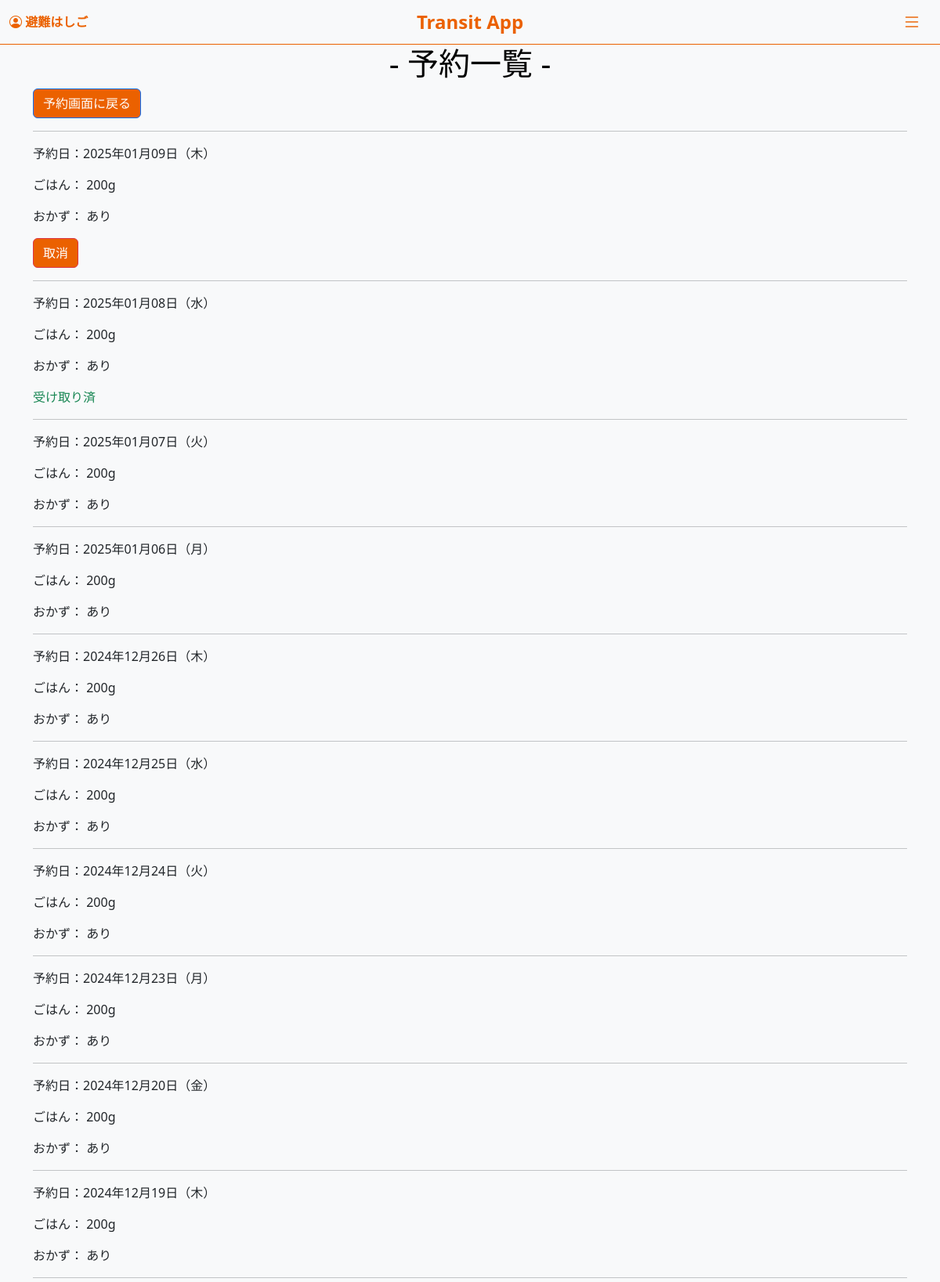
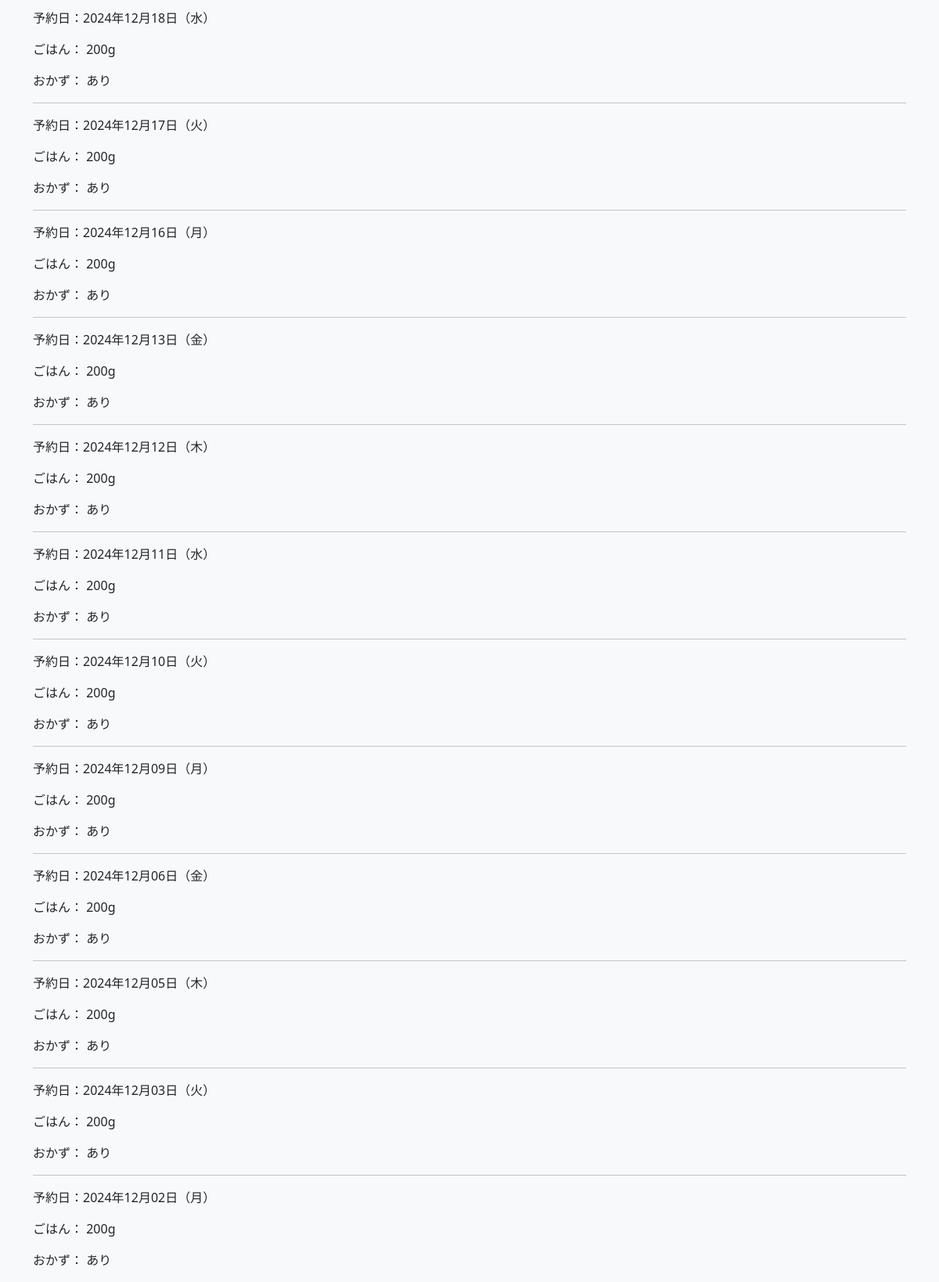
The page /reservation_list/ (signed in) on the database its author committed (2 pictures, top to bottom).
### accounts/models.py (models this page shows, shortened)
class BentoReservation(models.Model):
    user = models.ForeignKey(User, on_delete=models.CASCADE, related_name='reservations')
    reservation_date = models.DateField()
    side_dish = models.BooleanField(default=False)
    rice = models.BooleanField(default=False)
    rice_gram = models.IntegerField(null=True, blank=True)
    received = models.BooleanField(default=False)
    memo = models.TextField(blank=True, null=True)
    transfer_user = models.ForeignKey(User, on_delete=models.SET_NULL, null=True, blank=True, related_name='transferred_reservations')
    original_user = models.ForeignKey(User, on_delete=models.SET_NULL, null=True, blank=True, related_name='original_reservations')
    created_at = models.DateTimeField(auto_now_add=True, null=True)  # null=True を追加
    @property
    def can_cancel(self):
        cancel_deadline = self.reservation_date - timedelta(days=1)
        cancel_deadline_time = timezone.make_aware(datetime.combine(cancel_deadline, time(15, 0, 0)))
        return timezone.now() < cancel_deadline_time
    class Meta:
        verbose_name = "弁当予約"
        verbose_name_plural = "弁当予約一覧"

### accounts/views.py (the view)
# urls.py: path('reservation_list/', views.reservation_list, name='reservation_list'),
@login_required
def reservation_list(request):
    start_date = request.GET.get('start_date')
    end_date = request.GET.get('end_date')
    today = timezone.localdate()  # 現在の日付を取得
    reservations = BentoReservation.objects.filter(user=request.user)
    if start_date:
        reservations = reservations.filter(reservation_date__gte=start_date)
    if end_date:
        reservations = reservations.filter(reservation_date__lte=end_date)
    reservations = reservations.order_by('-reservation_date')
    return render(request, 'accounts/reservation_list.html', {
        'reservations': reservations,
        'start_date': start_date,
        'end_date': end_date,
        'today': today,  # テンプレートに渡す
    })

### accounts/templates/accounts/reservation_list.html
{% extends "accounts/base.html" %}
{% block content %}
<h1 class="text-center">- 予約一覧 -</h1>
<a href="{% url 'bento_reservation' %}" class="btn btn-primary">予約画面に戻る</a>
<div class="reservation-cards">
    {% for reservation in reservations %}
        <hr>
        <p>予約日：{{ reservation.reservation_date|date:"Y年m月d日（D）" }}</p>
        <div class="reservation-content">
            <p>ごはん：{% if reservation.rice %} {{ reservation.rice_gram }}g {% else %}なし{% endif %}</p>
            <p>おかず：{% if reservation.side_dish %} あり {% else %}なし{% endif %}</p>
        </div>
        {% if reservation.can_cancel %}
            <a href="{% url 'cancel_reservation' reservation.id %}" class="btn btn-danger">取消</a>
        {% endif %}
        {% if reservation.reservation_date == today %}
            {% if not reservation.received %}
                <form method="POST" action="{% url 'receive_bento' reservation.id %}">
                    {% csrf_token %}
                    <button type="submit" class="btn btn-success">弁当受取</button>
                </form>
            {% else %}
                <p class="text-success">受け取り済</p>
            {% endif %}
        {% endif %}
    {% endfor %}
</div>
{% endblock %}

### accounts/templates/accounts/base.html (shortened to what this page needs)
<!DOCTYPE html>
<html lang="ja">
<head>
    <link href="https://cdn.jsdelivr.net/npm/bootstrap@5.3.0/dist/css/bootstrap.min.css" rel="stylesheet">
    <link href="https://cdn.jsdelivr.net/npm/bootstrap-icons/font/bootstrap-icons.css" rel="stylesheet">
</head>
<body>
    <nav class="navbar navbar-light">
        <div class="container-fluid">
            {% if user.is_authenticated %}
                <span class="navbar-text">
                    <i class="bi bi-person-circle"></i> <strong>{{ user.username }}</strong>
                </span>
            {% else %}
                <a href="{% url 'login' %}" class="navbar-text">ログイン</a>
            {% endif %}
            <div class="navbar-brand">Transit App</div>
            <button class="navbar-toggler" type="button" data-bs-toggle="offcanvas" data-bs-target="#offcanvasMenu" aria-controls="offcanvasMenu">
                <i class="bi bi-list"></i>
            </button>
        </div>
    </nav>
    <div class="container">
        {% block content %}
        {% endblock content %}
    </div>
</body>
</html>

### accounts/templates/accounts/base.html (style rules this page uses)
body { background-color: #f8f9fa; }
.navbar { background-color: transparent; border-bottom: 1px solid #eb6100; justify-content: center; }
.navbar-text { margin-right: auto; color: #EB6100; font-size: 16px; }
.navbar-brand { color: #EB6100; font-size: 24px; font-weight: bold; position: absolute; left: 50%; transform: translateX(-50%); }
.navbar-toggler { border: none; margin-left: auto; outline: none; box-shadow: none; }
.navbar-toggler i { font-size: 24px; color: #EB6100; }
.text-center { color: #000000; }
.btn { background-color: #EB6100; color: white; }

### rows shown on the page
BentoReservation: reservation_date "2025年01月09日（木）", rice_gram "200", side_dish "あり", shows "取消"
BentoReservation: reservation_date "2025年01月08日（水）", rice_gram "200", side_dish "あり", received "受け取り済"
BentoReservation: reservation_date "2025年01月07日（火）", rice_gram "200", side_dish "あり"
BentoReservation: reservation_date "2025年01月06日（月）", rice_gram "200", side_dish "あり"
BentoReservation: reservation_date "2024年12月26日（木）", rice_gram "200", side_dish "あり"
BentoReservation: reservation_date "2024年12月25日（水）", rice_gram "200", side_dish "あり"
BentoReservation: reservation_date "2024年12月24日（火）", rice_gram "200", side_dish "あり"
BentoReservation: reservation_date "2024年12月23日（月）", rice_gram "200", side_dish "あり"
BentoReservation: reservation_date "2024年12月20日（金）", rice_gram "200", side_dish "あり"
BentoReservation: reservation_date "2024年12月19日（木）", rice_gram "200", side_dish "あり"
BentoReservation: reservation_date "2024年12月18日（水）", rice_gram "200", side_dish "あり"
BentoReservation: reservation_date "2024年12月17日（火）", rice_gram "200", side_dish "あり"
BentoReservation: reservation_date "2024年12月16日（月）", rice_gram "200", side_dish "あり"
BentoReservation: reservation_date "2024年12月13日（金）", rice_gram "200", side_dish "あり"
BentoReservation: reservation_date "2024年12月12日（木）", rice_gram "200", side_dish "あり"
BentoReservation: reservation_date "2024年12月11日（水）", rice_gram "200", side_dish "あり"
BentoReservation: reservation_date "2024年12月10日（火）", rice_gram "200", side_dish "あり"
BentoReservation: reservation_date "2024年12月09日（月）", rice_gram "200", side_dish "あり"
BentoReservation: reservation_date "2024年12月06日（金）", rice_gram "200", side_dish "あり"
BentoReservation: reservation_date "2024年12月05日（木）", rice_gram "200", side_dish "あり"
BentoReservation: reservation_date "2024年12月03日（火）", rice_gram "200", side_dish "あり"
BentoReservation: reservation_date "2024年12月02日（月）", rice_gram "200", side_dish "あり"

### other values the page prints
{{ user.username }} "避難はしご"
